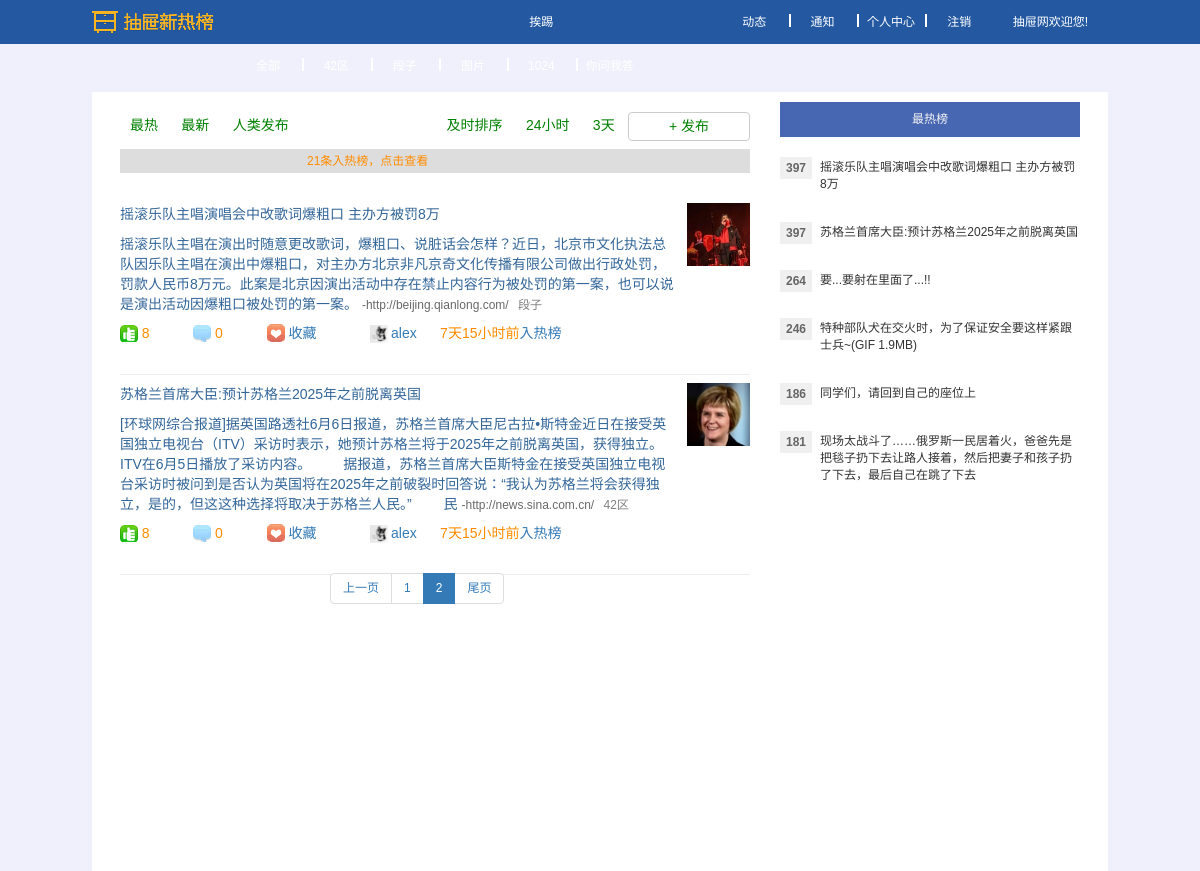
The app's page /?p=2 (signed in) with its own data.
### chouti/models.py (models this page shows, shortened)
class News(models.Model):
    category_choices = [
        (1, "42区"),
        (2, "段子"),
        (3, "图片"),
        (4, "挨踢1024"),
        (5, "你问我答")
    ]
    title = models.CharField(max_length=100, default="")
    summary = models.TextField(default="", max_length=500)
    href = models.URLField(max_length=100, default="")
    category = models.IntegerField(choices=category_choices)
    image = models.ImageField(upload_to="article_image/%Y/%m", default="article_image/default.png", max_length=100)
    add_time = models.DateTimeField(auto_now_add=True)
    recommend = models.IntegerField(default=0)
    publisher = models.ForeignKey(UserInfo)
    class Meta:
        verbose_name = "新闻"
        verbose_name_plural = verbose_name
    def get_comment_nums(self):
        return self.usercomment_set.all().count()

class UserInfo(models.Model):
    username = models.CharField(max_length=32, unique=True)
    password = models.CharField(max_length=32)
    email = models.EmailField(max_length=32, unique=True)
    image = models.ImageField(upload_to="user_image/%Y/%m", default="user_image/default.png", max_length=100)
    class Meta:
        verbose_name = "用户信息"
        verbose_name_plural = verbose_name

### chouti/views.py (the view)
# urls.py: url(r'^$', IndexView.as_view(), name="index"),
class IndexView(View):
    def get(self, request):
        register_obj = RegisterForm()
        login_obj = LoginForm()
        news_count = News.objects.all().count()
        paginator = Paginator(request.GET.get("p"), 4, news_count, request.path_info)
        news = News.objects.all().order_by("-add_time")[paginator.start: paginator.end]
        return render(request, "index.html", {
            "register_obj": register_obj,
            "login_obj": login_obj,
            "news": news,
            "paginator": paginator,
        })

### chouti/templatetags/tags.py (called while the page is built)
@register.filter
def url_filter(url):
    regex = re.compile(r"^(http|https).+\.(com|cn|org)/")
    result = regex.match(url)
    if result:
        return result.group()

@register.filter
def time_filter(time):
    seconds = datetime.now().timestamp() - time.timestamp()
    m, s = divmod(seconds, 60)
    h, m = divmod(m, 60)
    d, h = divmod(h, 24)
    if d > 0:
        return ("%s天%s小时" %(int(d), int(h)))
    elif h > 0:
        return ("%s小时%s分钟" %(int(h), int(m)))
    else:
        return ("%s分钟" %int(m))

### utils/pagenator.py (called while the page is built)
    @property
    def start(self):
        return (self.current_page - 1) * self.per_page_number

    @property
    def end(self):
        return self.current_page * self.per_page_number

### templates/index.html (shortened to what this page needs)
<!DOCTYPE html>
{% load staticfiles %}
{% load tags %}
<html lang="en">
<head>
    <link rel="stylesheet" href="{% static "css/css.css" %}"/>
    <link rel="stylesheet" href="{% static "css/bootstrap11.css" %}">
    <link rel="stylesheet" href="{% static "css/commons.css" %}">
</head>
<body>
<div id="pg-head">
    <div class="w">
        <a href="/" class="digg-logo"></a>
        <div class="left menu">
            <a href="#">全部</a>
            <span class="span1"></span>
            <a href="#">42区</a>
            <span class="span1"></span>
            <a href="#">段子</a>
            <span class="span1"></span>
            <a href="#">图片</a>
            <span class="span1"></span>
            <a href="#">挨踢1024</a>
            <span class="span1"></span>
            <a href="#">你问我答</a>
        </div>
        <div class="right menu">
            {% if request.session.username %}
                <a href="#" class="">动态</a>
                <span class="span1"></span>
                <a href="#" class="">通知</a>
                <span class="span1"></span>
                <a href="#" class="">个人中心</a>
                <span class="span1"></span>
                <a href="{% url "logout" %}" class="">注销</a>
            {% else %}
                <a href="#" class="" data-toggle="modal" data-target="#registerModal">注册</a>
                <span class="span1"></span>
                <a href="#" class="" data-toggle="modal" data-target="#loginModal">登录</a>
            {% endif %}
            <b style="font-weight: normal;color: white; padding:0 20px">抽屉网欢迎您!</b>
        </div>
    </div>
</div>
<div id="pg-body">
    <div class="main-content">
        <div class="body-left">
            <div class="note1">
                <div class="left menu">
                    <a href="#">最热</a>
                    <a href="#">最新</a>
                    <a href="#">人类发布</a>
                </div>
                <div class="right menu">
                    <a href="#">及时排序</a>
                    <a href="#">24小时</a>
                    <a href="#">3天</a>
                    <a href="#" id="publish" class="btn btn-default"
                       style="min-width: 100px; min-height: 25px; line-height: 25px">+
                        发布</a>
                </div>
            </div>
            <div class="note2">
                <a href="#" style="color: darkorange;">21条入热榜，点击查看</a>
            </div>
            <div class="content">
                {% for new in news %}
                    <div>
                        <div style="margin-top: 30px">
                            <div class="left" style="width: 88%;">
                                <p><a class="content1" {% if new.category == 3 %}
                                      href="{{ MEDIA_URL }}{{ new.href }}" {% else %} href="{{ new.href }}" {% endif %}
                                      target="_blank">{{ new.title }}</a></p>
                                <a class="content1" {% if new.category == 3 %}
                                   href="{{ MEDIA_URL }}{{ new.href }}" {% else %} href="{{ new.href }}" {% endif %}
                                   target="_blank">
                                    {{ new.summary| truncatechars:200 }}
                                </a>
                                <a class="content2">-{{ new.href|url_filter }}</a>
                                <a class="content3" href="#">{{ new.get_category_display }}</a>
                            </div>
                            <div class="right content_img">
                                <img src="{{ MEDIA_URL }}{{ new.image }}"/>
                            </div>
                        </div>
                        <div class="content_footer">
                            <div class="icon">
                                <a class="bg-img image1" target="recommend" style="position: relative">
                                    <b class="recommend">{{ new.recommend }}</b>
                                </a>
                                <a class="bg-img image2" target="comment">
                                    &nbsp;&nbsp;&nbsp;<b>{{ new.get_comment_nums }}</b>
                                </a>
                                <a class="bg-img image3" target="fav">&nbsp;&nbsp;&nbsp;收藏</a>
                                <div style="width: 18px; height: 18px; display: inline-block">
                                    <a style="overflow: hidden"><img
                                            src="{{ MEDIA_URL }}{{ new.publisher.image }}"/></a>
                                </div>
                                <a class="image4">{{ new.publisher.username }}</a>
                                <a>
                                    <b>{{ new.add_time|time_filter }}前</b><i>入热榜</i>
                                </a>
                            </div>
                            <div>
                                <hr style="color: dimgrey;">
                            </div>
                        </div>
                    </div>
                {% endfor %}
            </div>
            <div class="col-md-offset-4">
                <ul class="pagination">
                    {{ paginator.page_str|safe }}
                </ul>
            </div>
        </div>
        <div class="body-right">
            <a class="no-comment-title">最热榜</a>
            <div id="top-content-news">
                {% for new in news %}
                    <div class="top-item">
                        <div class="top-points">
                            <a href="#" class="points-a">397</a>
                        </div>
                        <a class="top-content" {% if new.category == 3 %}href="{{ MEDIA_URL }}{{ new.href }}" {% else %}
                           href="{{ new.href }}" {% endif %}target="_blank">{{ new.title }}</a>
                    </div>
                {% endfor %}
                <div class="top-item">
                    <div class="top-points">
                        <a href="/link/12249811" class="points-a">264</a>
                    </div>
                    <a class="top-content" href="/link/12249811" target="_blank">要...要射在里面了...!!</a>
                </div>
                <div class="top-item">
                    <div class="top-points">
                        <a href="/link/12250956" class="points-a">246</a>
                    </div>
                    <a class="top-content" href="/link/12250956" target="_blank">特种部队犬在交火时，为了保证安全要这样紧跟士兵~(GIF 1.9MB)
                        ​​​​</a>
                </div>
                <div class="top-item">
                    <div class="top-points">
                        <a href="/link/12263021" class="points-a">186</a>
                    </div>
                    <a class="top-content" href="/link/12263021" target="_blank">同学们，请回到自己的座位上</a>
                </div>
                <div class="top-item">
                    <div class="top-points">
                        <a href="/link/12261476" class="points-a">181</a>
                    </div>
                    <a class="top-content" href="/link/12261476" target="_blank">现场太战斗了……俄罗斯一民居着火，爸爸先是把毯子扔下去让路人接着，然后把妻子和孩子扔了下去，最后自己在跳了下去</a>
                </div>
            </div>
        </div>
    </div>
</div>
</body>
</html>

### static/css/css.css (style rules this page uses)
* { margin: 0; padding: 0; }
#pg-head { height: 44px; background-color: #2459a2; line-height:44px; }
.digg-logo { width: 121px; height: 23px; background: url(../image/logo.png) no-repeat 0 0; float: left; margin-top: 11px; margin-right: 25px; }
.w { width:1024px; margin: 0 auto; }
.left { float: left; }
.right { float: right; }
.menu { font-size: 12px; font-weight: lighter; }
#pg-head .menu a { padding: 0 5px; display: inline-block; text-decoration: none; color: white; width: 50px; text-align: center; }
.body-right { width: 300px; padding-top: 4px; float: right; }
a.no-comment-title { background-color: #4767b2; color: #f4f4f4; min-width: 300px; height: 35px; line-height: 35px; text-align: center; display: inline-block; overflow: hidden; }
.body-left { width: 630px; overflow: hidden; margin-top: 3px; float: left; }
#pg-body .menu a { padding: 1px 10px; font-size:14px; text-decoration: none; color: green; }
.bg-img { background-image: url("../image/icon.png"); width: 18px; height: 18px; background-repeat: no-repeat; margin-right: 30px; cursor: pointer; }
.image1 { background-position: 0 -19px; }
.image2 { background-position: 0 -59px; }
.image3 { background-position: 0 -140px; }
.image4 { width: 18px; height: 18px; }
.icon img { width: 100%; height: 100%; }
#pg-body .icon a { padding: 1px 10px; font-size:14px; text-decoration: none; }
.note1 { height: 48px; line-height: 48px; }
.note2 { height: 24px; line-height: 24px; font-size: 12px; background-color: #dddddd; text-align: center }
.content1 { text-decoration: none; color: #336699; font-size: 14px; }
.content2 { font-size: 12px; color: dimgrey; }
.content3 { font-size: 12px; padding-left: 6px; color: grey; }
.content_img { width: 10%; height: 10%; }
.content_img img { width: 100%; height: 100%; overflow: hidden; }
.content_footer { clear: both; height: 40px; line-height: 40px }
.content_footer b { font-weight: normal; color: darkorange; }
.content_footer i { font-style: normal; }
.span1 { padding:12px 1px 1px; margin-left:1px; border-left:2px solid; font-size:0; color: white; }
.main-content { width: 960px; margin: 0 auto; overflow: hidden; height: auto !important; min-height: 713px; padding: 6px 28px 60px; background-color: #fff; }
.top-item { padding-top: 17px; padding-bottom: 14px; }
.top-points .points-a { width: 32px; height: 22px; line-height: 22px; display: block; color: #666; font-size: 12px; font-weight: 700; text-align: center; background-color: #f0f0f0; float: left; }
.top-item .top-content { color: #333; display: block; margin-left: 40px; }

### static/css/commons.css (style rules this page uses)
body { margin: 0 auto; font: 12px Tahoma,Verdana,Arial,Helvetica,"\5b8b\4f53",sans-serif; }
.w { width: 1016px; margin: 0 auto; }
a img { border: 0 none; }
em, i { font-style: normal; }

### records on screen
News: title "摇滚乐队主唱演唱会中改歌词爆粗口 主办方被罚8万", summary "摇滚乐队主唱在演出时随意更改歌词，爆粗口、说脏话会怎样？近日，北京市文化执法总队因乐队主唱在演出中爆粗口，对主办方北京非凡京奇文化传播有限公司做出行政处罚，罚款人民币8万元。此案是北京因演出活动中存在禁止内容行为被处罚的第一案，也可以说是演出活动因爆粗口被处罚的第一案。", href|url_filter "http://beijing.qianlong.com/", category "段子", image (picture), recommend "8", get_comment_nums "0", publisher.image (placeholder picture), publisher.username "alex", add_time "7天15小时"
News: title "苏格兰首席大臣:预计苏格兰2025年之前脱离英国", summary "[环球网综合报道]据英国路透社6月6日报道，苏格兰首席大臣尼古拉•斯特金近日在接受英国独立电视台（ITV）采访时表示，她预计苏格兰将于2025年之前脱离英国，获得独立。ITV在6月5日播放了采访内容。 据报道，苏格兰首席大臣斯特金在接受英国独立电视台采访时被问到是否认为英国将在2025年之前破裂时回答说：“我认为苏格兰将会获得独立，是的，但这这种选择将取决于苏格兰人民。” 民", href|url_filter "http://news.sina.com.cn/", category "42区", image (picture), recommend "8", get_comment_nums "0", publisher.image (placeholder picture), publisher.username "alex", add_time "7天15小时"

### other values on screen
{{ paginator.page_str|safe }} "上一页 1 2 尾页"
